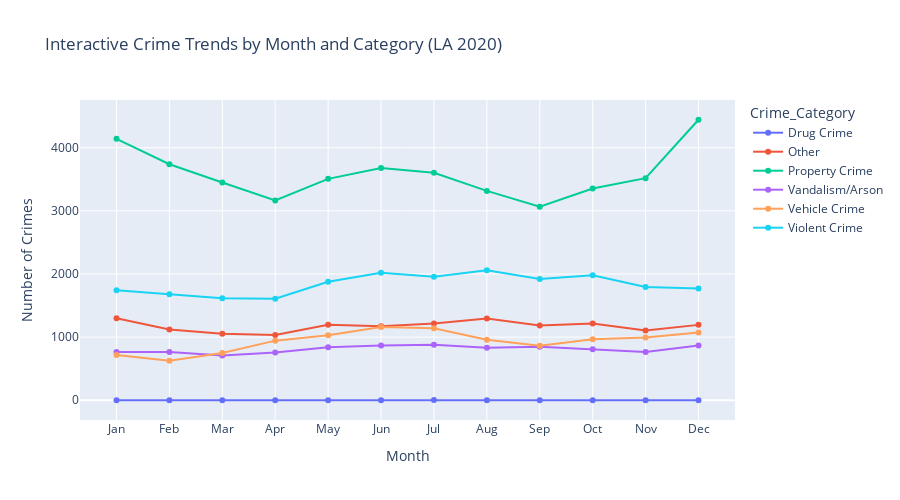

The code cell stored with this chart in its notebook:
### Markdown cell above
## 13. Interactive Visualizations

Create interactive plots using Plotly for dynamic exploration of the crime data.

### Code cell
# Interactive visualizations for LA crime data

# 1. Interactive monthly crime trends by category
monthly_category = crime_df.groupby(['Month', 'Crime_Category'])['DR_NO'].count().reset_index()
monthly_category['Month_Name'] = monthly_category['Month'].map(
    {i+1: month for i, month in enumerate(['Jan', 'Feb', 'Mar', 'Apr', 'May', 'Jun', 
                                          'Jul', 'Aug', 'Sep', 'Oct', 'Nov', 'Dec'])})

fig_line = px.line(monthly_category, x='Month_Name', y='DR_NO', color='Crime_Category',
                   title='Interactive Crime Trends by Month and Category (LA 2020)',
                   labels={'DR_NO': 'Number of Crimes', 'Month_Name': 'Month'},
                   height=500, markers=True)
fig_line.update_layout(xaxis_title='Month', yaxis_title='Number of Crimes')
fig_line.show()

print("Interactive Plot 1: Monthly crime trends by category")

### Figure 1 — Plotly figure (JSON) as saved in the notebook; plotly's stock layout.template omitted (floating-point values rounded to 4 significant figures)
{"data": [{"hovertemplate": "Crime_Category=Drug Crime<br>Month=%{x}<br>Number of Crimes=%{y}<extra></extra>", "legendgroup": "Drug Crime", "line": {"color": "#636efa", "dash": "solid"}, "marker": {"symbol": "circle"}, "mode": "lines+markers", "name": "Drug Crime", "orientation": "v", "showlegend": true, "type": "scatter", "x": ["Jan", "Feb", "Mar", "Apr", "May", "Jun", "Jul", "Aug", "Sep", "Oct", "Nov", "Dec"], "xaxis": "x", "y": [0, 0, 0, 0, 0, 0, 2, 1, 0, 0, 0, 0], "yaxis": "y"}, {"hovertemplate": "Crime_Category=Other<br>Month=%{x}<br>Number of Crimes=%{y}<extra></extra>", "legendgroup": "Other", "line": {"color": "#EF553B", "dash": "solid"}, "marker": {"symbol": "circle"}, "mode": "lines+markers", "name": "Other", "orientation": "v", "showlegend": true, "type": "scatter", "x": ["Jan", "Feb", "Mar", "Apr", "May", "Jun", "Jul", "Aug", "Sep", "Oct", "Nov", "Dec"], "xaxis": "x", "y": [1298, 1121, 1052, 1035, 1195, 1171, 1215, 1294, 1184, 1214, 1103, 1194], "yaxis": "y"}, {"hovertemplate": "Crime_Category=Property Crime<br>Month=%{x}<br>Number of Crimes=%{y}<extra></extra>", "legendgroup": "Property Crime", "line": {"color": "#00cc96", "dash": "solid"}, "marker": {"symbol": "circle"}, "mode": "lines+markers", "name": "Property Crime", "orientation": "v", "showlegend": true, "type": "scatter", "x": ["Jan", "Feb", "Mar", "Apr", "May", "Jun", "Jul", "Aug", "Sep", "Oct", "Nov", "Dec"], "xaxis": "x", "y": [4141, 3738, 3448, 3164, 3507, 3679, 3603, 3316, 3064, 3354, 3518, 4443], "yaxis": "y"}, {"hovertemplate": "Crime_Category=Vandalism/Arson<br>Month=%{x}<br>Number of Crimes=%{y}<extra></extra>", "legendgroup": "Vandalism/Arson", "line": {"color": "#ab63fa", "dash": "solid"}, "marker": {"symbol": "circle"}, "mode": "lines+markers", "name": "Vandalism/Arson", "orientation": "v", "showlegend": true, "type": "scatter", "x": ["Jan", "Feb", "Mar", "Apr", "May", "Jun", "Jul", "Aug", "Sep", "Oct", "Nov", "Dec"], "xaxis": "x", "y": [766, 765, 710, 755, 839, 867, 881, 830, 849, 809, 764, 869], "yaxis": "y"}, {"hovertemplate": "Crime_Category=Vehicle Crime<br>Month=%{x}<br>Number of Crimes=%{y}<extra></extra>", "legendgroup": "Vehicle Crime", "line": {"color": "#FFA15A", "dash": "solid"}, "marker": {"symbol": "circle"}, "mode": "lines+markers", "name": "Vehicle Crime", "orientation": "v", "showlegend": true, "type": "scatter", "x": ["Jan", "Feb", "Mar", "Apr", "May", "Jun", "Jul", "Aug", "Sep", "Oct", "Nov", "Dec"], "xaxis": "x", "y": [716, 625, 747, 944, 1031, 1160, 1141, 957, 864, 968, 992, 1072], "yaxis": "y"}, {"hovertemplate": "Crime_Category=Violent Crime<br>Month=%{x}<br>Number of Crimes=%{y}<extra></extra>", "legendgroup": "Violent Crime", "line": {"color": "#19d3f3", "dash": "solid"}, "marker": {"symbol": "circle"}, "mode": "lines+markers", "name": "Violent Crime", "orientation": "v", "showlegend": true, "type": "scatter", "x": ["Jan", "Feb", "Mar", "Apr", "May", "Jun", "Jul", "Aug", "Sep", "Oct", "Nov", "Dec"], "xaxis": "x", "y": [1743, 1679, 1616, 1608, 1877, 2019, 1955, 2060, 1922, 1981, 1795, 1770], "yaxis": "y"}], "layout": {"height": 500, "legend": {"title": {"text": "Crime_Category"}, "tracegroupgap": 0}, "title": {"text": "Interactive Crime Trends by Month and Category (LA 2020)"}, "xaxis": {"anchor": "y", "domain": [0, 1], "title": {"text": "Month"}}, "yaxis": {"anchor": "x", "domain": [0, 1], "title": {"text": "Number of Crimes"}}}}
